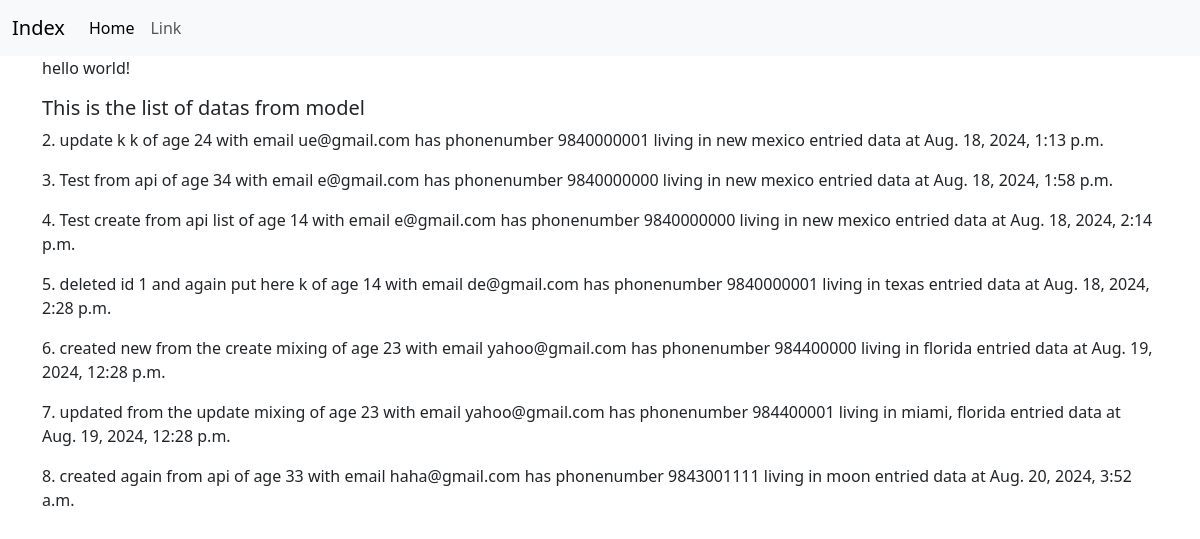
The page / on the database its author committed.
### new/models.py (models this page shows)
class NewModel(models.Model):
  name = models.CharField(max_length=100)
  age = models.IntegerField()
  email = models.EmailField()
  phone = models.CharField(max_length=100)
  address = models.CharField(max_length=100)
  created_at = models.DateTimeField(auto_now_add=True)
  updated_at = models.DateTimeField(auto_now=True)

### new/views.py (the view)
# urls.py: path('', views.index, name='index'),
def index(request):
    all_models = NewModel.objects.all()
    context = {
      'all_models': all_models
    }
    return render(request, 'new/index.html',context)

### templates/new/index.html (shortened to what this page needs)
{% extends 'boilerplate.html' %}
{% block header %}Index{% endblock %}
{% block body %}
<div class="container">
  <p>hello world!</p>
  <div>
    <h5>This is the list of datas from model</h5>
    {% if all_models %}
      {% for data in all_models %}
        <p> {{ data.id }}. {{ data.name }} of age {{ data.age }} with email {{ data.email }} has phonenumber {{ data.phone }} living in {{ data.address }} entried data at {{ data.created_at }} </p>
      {% endfor %}
    {% else %}
      <p> no any data in all_models </p>
    {% endif %}
  </div>
{% endblock %}

### templates/boilerplate.html (shortened to what this page needs)
<!DOCTYPE html>
<html lang="en">
<head>
  <link href="https://cdn.jsdelivr.net/npm/bootstrap@5.3.0-alpha1/dist/css/bootstrap.min.css" rel="stylesheet">
</head>
<body>
  <nav class="navbar navbar-expand-lg bg-body-tertiary">
    <div class="container-fluid">
      <a class="navbar-brand" href="#">{% block header %}{% endblock %} </a>
      <div class="collapse navbar-collapse" id="navbarSupportedContent">
        <ul class="navbar-nav me-auto mb-2 mb-lg-0">
          <li class="nav-item">
            <a class="nav-link active" aria-current="page" href="#">Home</a>
          </li>
          <li class="nav-item">
            <a class="nav-link" href="#">Link</a>
          </li>
        </ul>
      </div>
    </div>
  </nav>
  <main>
    {% block body %}
    {% endblock %}
  </main>

### rows shown on the page
NewModel: id "2", name "update k k", age "24", email "ue@gmail.com", phone "9840000001", address "new mexico", created_at "Aug. 18, 2024, 1:13 p.m."
NewModel: id "3", name "Test from api", age "34", email "e@gmail.com", phone "9840000000", address "new mexico", created_at "Aug. 18, 2024, 1:58 p.m."
NewModel: id "4", name "Test create from api list", age "14", email "e@gmail.com", phone "9840000000", address "new mexico", created_at "Aug. 18, 2024, 2:14 p.m."
NewModel: id "5", name "deleted id 1 and again put here k", age "14", email "de@gmail.com", phone "9840000001", address "texas", created_at "Aug. 18, 2024, 2:28 p.m."
NewModel: id "6", name "created new from the create mixing", age "23", email "yahoo@gmail.com", phone "984400000", address "florida", created_at "Aug. 19, 2024, 12:28 p.m."
NewModel: id "7", name "updated from the update mixing", age "23", email "yahoo@gmail.com", phone "984400001", address "miami, florida", created_at "Aug. 19, 2024, 12:28 p.m."
NewModel: id "8", name "created again from api", age "33", email "haha@gmail.com", phone "9843001111", address "moon", created_at "Aug. 20, 2024, 3:52 a.m."
